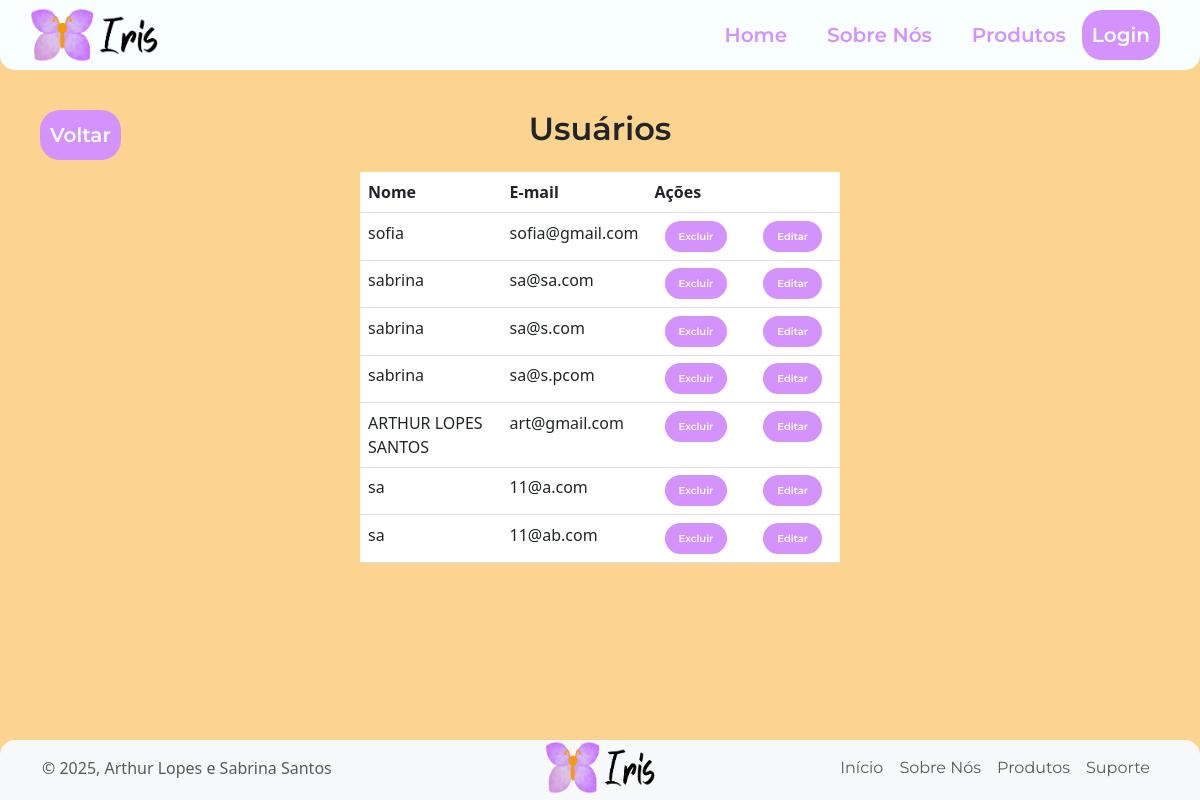
The page /usuarios on the database as committed earlier.
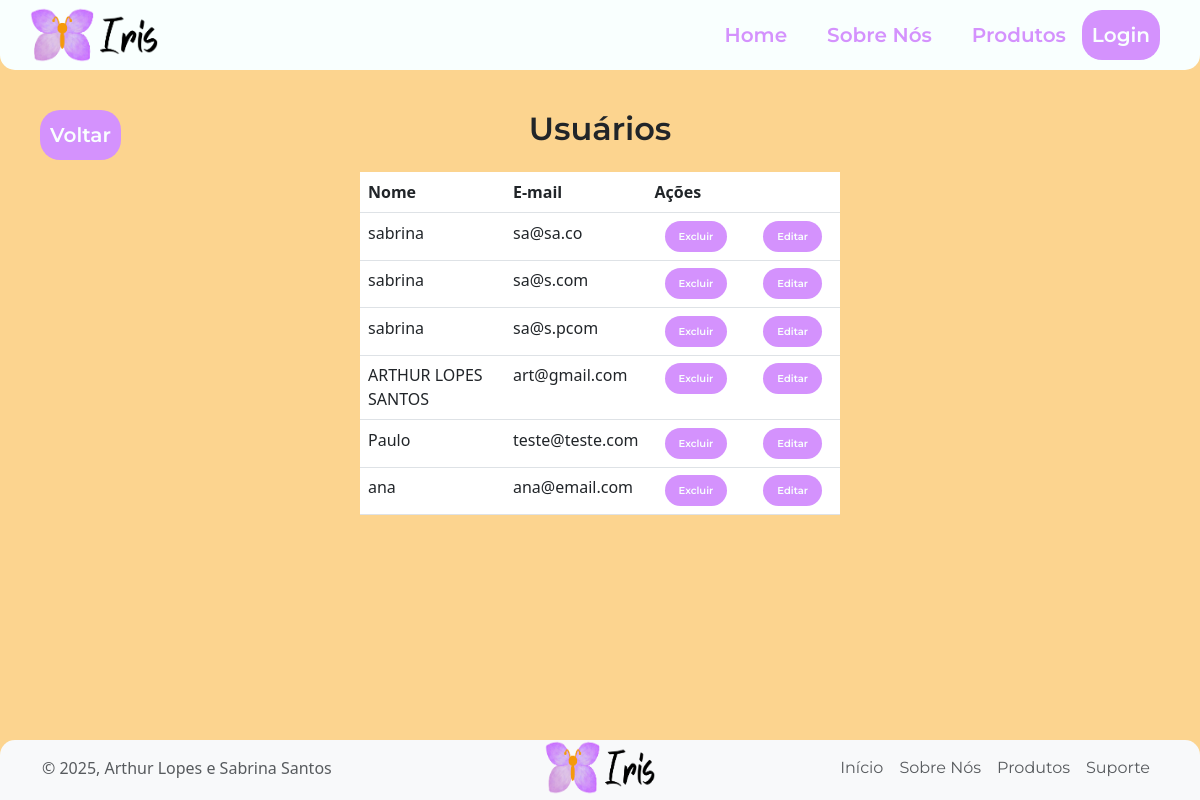
The same page on the database as committed later.
### app/models.py (models this page shows)
class Usuario(models.Model):
    nome = models.CharField(max_length = 100)
    email = models.EmailField()
    senha = models.CharField(max_length = 16)
    CEP = models.CharField(max_length = 8,  null=True)
    logradouro = models.CharField(max_length = 100,  null=True)
    bairro = models.CharField(max_length = 100,  null=True)
    localidade = models.CharField(max_length = 100,  null=True)
    estado = models.CharField(max_length = 100,  null=True)
    numero_residencia = models.IntegerField(null=True)

### app/views.py (the view)
# urls.py: path('usuarios', views.exibirUsuarios, name = "exibirUsuarios"),
def exibirUsuarios(request):
    usuarios = Usuario.objects.all().values()
    return render(request, "usuarios.html", {'listUsuarios': usuarios})

### app/templates/usuarios.html (shortened to what this page needs)
{% extends 'template.html' %}
{% load static %}
{% block 'main' %}
<div class="position-relative mb-4 mt-6" style="width: 100%;">
    <a href="{% url 'dashboard' %}" class="btn_voltar position-absolute start-0" style="left:0;">
        Voltar
    </a>
    <h2 class="text-center mb-0">Usuários</h2>
</div>
<table class="table table-hover p-3 m-auto" style="width: 40%;">
    <tr id="trUsuarios">
        <th>Nome</th>
        <th>E-mail</th>
        <th colspan="2">Ações</th>
    </tr>
    {% for user in listUsuarios %}
    <tr id="trProd">
        <tr>
            <td>{{ user.nome }}</td>
            <td>{{ user.email }}</td>
        <td>
            <a href="{% url 'excluirUsuario' user.id %}" class="btn-acao btn-excluir">Excluir</a>
        </td>
        <td>
            <a href="{% url 'editarUsuario' user.id %}" class="btn-acao btn-editar">Editar</a>
        </td>
    </tr>
    {% endfor %}
</table>
{% endblock %}

Rows that differ between the two databases and show on the page:
removed Usuario: nome "sofia", email "sofia@gmail.com"
removed Usuario: nome "sa", email "11@a.com"
removed Usuario: nome "sa", email "11@ab.com"
changed Usuario (number 1 of 6 on the later page): email "sa@sa.com" → "sa@sa.co"
added Usuario: nome "Paulo", email "teste@teste.com"
added Usuario: nome "ana", email "ana@email.com"
